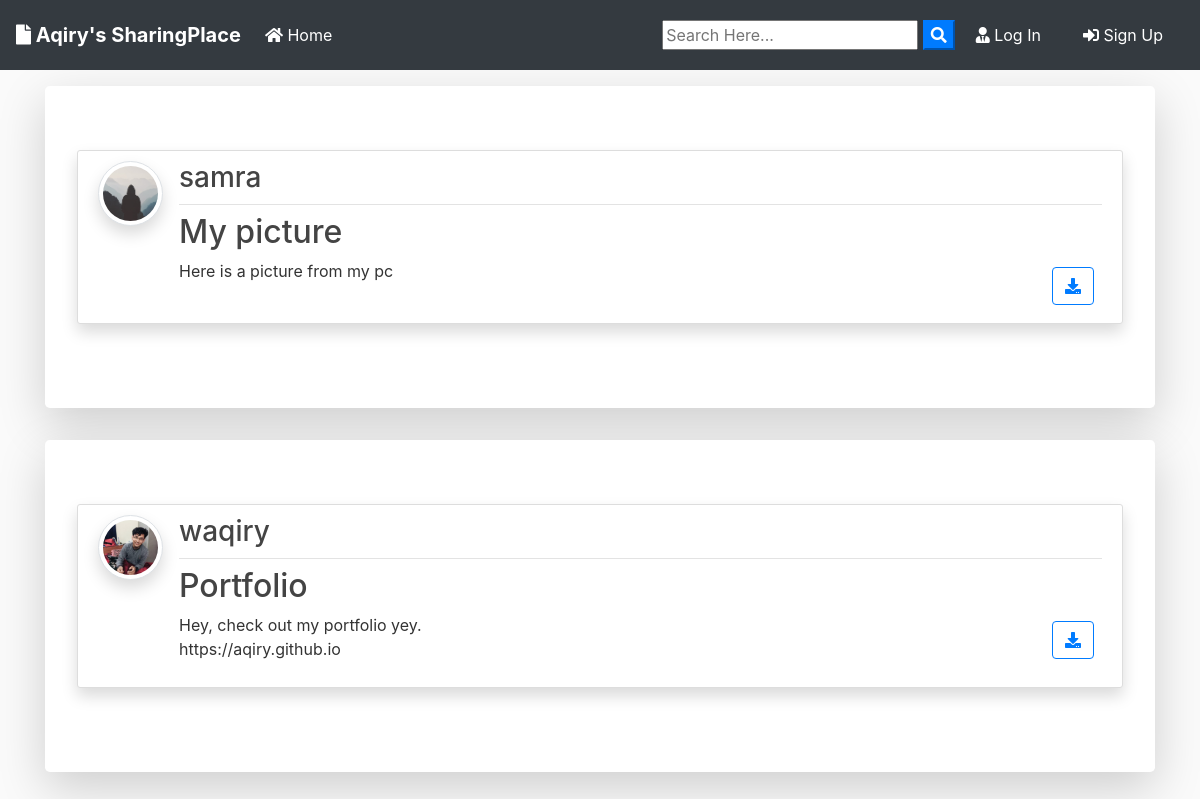
The page / on the database its author committed.
### blog/models.py (models this page shows, shortened)
class Post(models.Model):
	title = models.CharField(max_length=100)
	file = models.FileField(null=True,blank=True,upload_to='Files')
	content = models.TextField()
	date_posted = models.DateTimeField(default=timezone.now)
	author = models.ForeignKey(User, on_delete=models.CASCADE)

### users/models.py (models this page shows, shortened)
class Profile(models.Model):
    user = models.OneToOneField(User, on_delete=models.CASCADE)
    image = models.ImageField(default='default.jpg', upload_to='profile_pics')

### blog/views.py (the view)
# urls.py: path('', PostListView.as_view(), name='blog-home'),
class PostListView(ListView):
    model = Post
    template_name = 'blog/home.html'  # <app>/<model>_<viewtype>.html
    context_object_name = 'posts'
    ordering = ['-date_posted']
    paginate_by = 2

### blog/templates/blog/home.html (shortened to what this page needs)
{% extends "blog/base.html" %}
{% block content %}
    {% for post in posts %}
      <div class="jumbotron mt-3 bg-white shadow-lg">
      <article class="media content-section shadow">
        <a href="{{ post.author.profile.image.url }} " target="_blank"> <img src="{{ post.author.profile.image.url }}  " alt="" class="article-img rounded-circle img-thumbnail img-fluid shadow">
        </a>
        <div class="media-body">
          <div class="article-metadata d-flex justify-content-between">
            <a class="mr-2 " href="{% url 'user-posts' post.author.username  %}"><h3>{{ post.author }}</h3></a>
          </div>
          <h2><a class="article-title text-justify " href="{% url 'post-detail' post.id %}">{{ post.title }}</a></h2>
          <div class="d-flex justify-content-between">
            <p class="article-content text-justify text-truncate overflow-hidden">{{ post.content }}</p>
            {% if post.file %}
          <div class="form-group mt-0 pt-0  m-2">
            <a class="btn btn-outline-primary  btn-d "  href="{{ post.file.url }}"  download type="submit"><i class="fas fa-download"></i></a>
          </div>
          {% endif %}
          </div>
        </div>
      </article>
      </div>
    {% endfor %}
{% endblock content %}

### blog/templates/blog/base.html (shortened to what this page needs)
{% load static %}
<!doctype html>
<html lang="en">
  <head>
    <link rel="stylesheet" href="https://stackpath.bootstrapcdn.com/bootstrap/4.3.1/css/bootstrap.min.css">
    <link rel="stylesheet" href="https://use.fontawesome.com/releases/v5.8.1/css/all.css" >
    <link rel="stylesheet" href="{% static 'blog/main.css' %}">
</head>
  <body>
        <nav class="navbar navbar-expand-lg navbar-dark bg-dark">
                <a class="navbar-brand font-weight-bold" href="{% url 'blog-home' %}"><i class="fas fa-file"></i> Aqiry's SharingPlace</a>
                <div class="collapse navbar-collapse" id="navbarSupportedContent">
                  <ul class="navbar-nav mr-auto">
                    <li class="nav-item active">
                      <a class="nav-link" href="{% url 'blog-home' %}"><i class="fas fa-home"></i> Home <span class="sr-only">(current)</span></a>
                    </li>
                  </ul>
                  <form id="searchform" action="{% url 'search' %}" method="get">
                    <input type="text" name="q" type="text" value="{{ request.GET.q }}" placeholder="Search Here..." />
                    <button type="button" onclick="searchform.submit()" class=" text-white my-color btn-primary"><i class="fa fa-search"></i></button>
                </form>
                    {% if user.is_authenticated %}
                    <a href="{% url 'user-posts' user %}" class="btn text-white m-2"><i class="fas fa-user-shield"></i> My Post</a>
                    <a href="{% url 'post-create' %} " class="btn text-white m-2"><i class="fas fa-user-edit"></i> New Post</a>
                    <a href="{% url 'profile' %} " class="btn text-white m-2"><i class="fas fa-user"></i> {{ user.username }}</a>
                    <a href="{% url 'logout' %} " class="btn text-white m-2"><i class="fas fa-sign-out-alt"></i> Log Out</a>
                    {% else %}
                    <a href="{% url 'login' %} " class="btn text-white m-2"><i class="fas fa-user-tie"></i> Log In</a>
                    <a href="{% url 'register' %} " class="btn text-white m-2"> <i class="fas fa-sign-in-alt"></i> Sign Up</a>
                    {% endif %}
                </div>
              </nav>
      <div class="container my-bg">
    {% block content %}
    {% endblock  %}
</div>
  </body>
</html>

### blog/static/blog/main.css (style rules this page uses)
body { background: #fafafa; color: #333333; margin-top: 0; }
h1, h2, h3, h4, h5, h6 { color: #444444; }
ul { margin: 0; }
.content-section { background: #ffffff; padding: 10px 20px; border: 1px solid #dddddd; border-radius: 3px; margin-bottom: 20px; }
.article-title { color: #444444; }
.article-content { white-space: pre-line; }
.article-img { height: 65px; width: 65px; margin-right: 16px; }
.article-metadata { padding-bottom: 1px; margin-bottom: 4px; border-bottom: 1px solid #e3e3e3 }

### rows shown on the page
Post: author.profile.image (placeholder picture), author "samra", title "My picture", content "Here is a picture from my pc"
Post: author.profile.image (picture), author "waqiry", title "Portfolio", content "Hey, check out my portfolio yey. https://aqiry.github.io"
